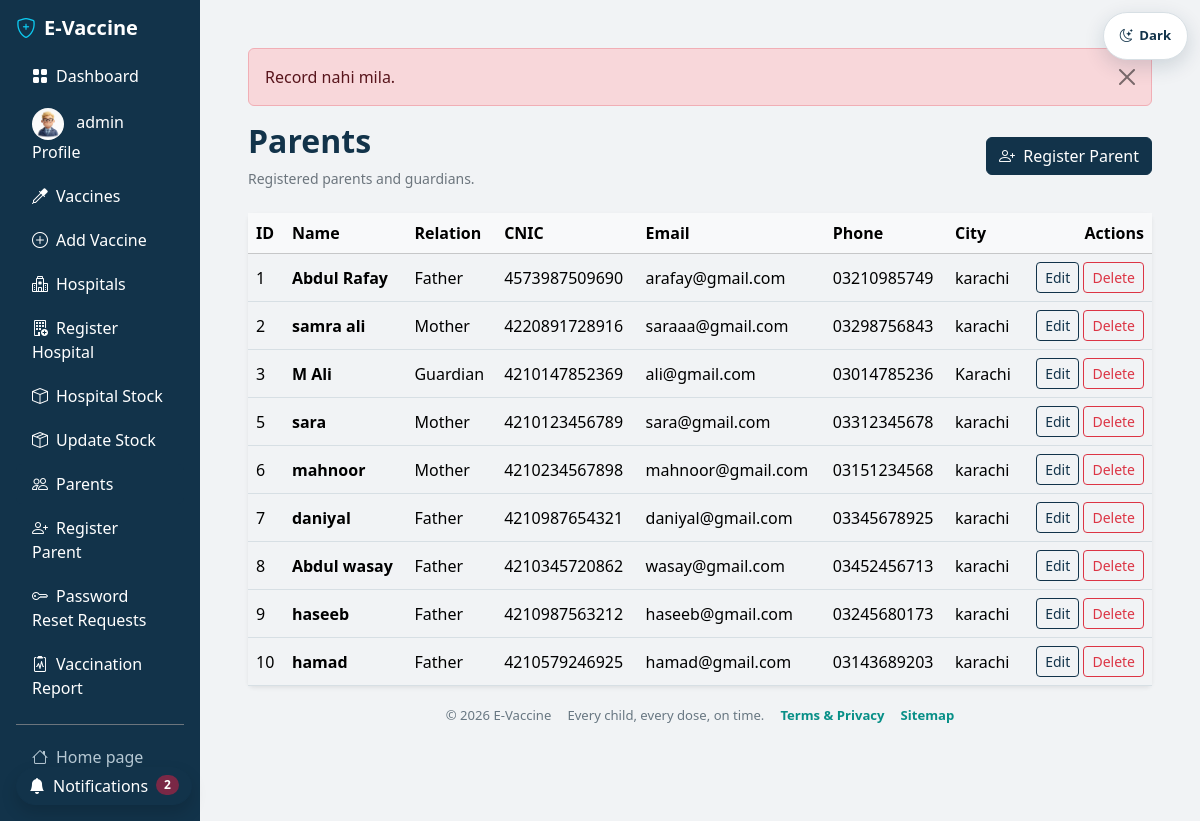
The app's page /admin/parentsUpdate.php?msg=notfound (signed in) with its own data.
### tables this page shows
CREATE TABLE `parents` (
  `id` int(11) NOT NULL,
  `name` varchar(100) NOT NULL,
  `Relation_with_child` varchar(50) NOT NULL,
  `Phone_no` varchar(15) NOT NULL,
  `email` varchar(100) NOT NULL,
  `CNIC` varchar(13) NOT NULL,
  `Hashed_password` varchar(255) NOT NULL,
  `City` varchar(50) NOT NULL,
  `address` text NOT NULL,
  `created_at` timestamp NOT NULL DEFAULT current_timestamp(),
  `profile_image` varchar(255) DEFAULT NULL
);

### config.php (called while the page is built, shortened)
<?php
function e($value) {
    return htmlspecialchars((string)$value, ENT_QUOTES, 'UTF-8');
}
?>

### admin/parentsUpdate.php (the view, shortened to what this page needs)
<?php
include 'auth.php';
$run = mysqli_query($connect, "SELECT * FROM parents ORDER BY id");
$active = 'parents';
include 'layout_top.php';
?>
<div class="d-flex justify-content-between align-items-center mb-4">
    <div>
        <h2 class="fw-bold">Parents</h2>
        <p class="text-secondary small mb-0">Registered parents and guardians.</p>
    </div>
    <a href="adminParentRegistration.php" class="btn btn-primary">
        <i class="bi bi-person-plus me-1"></i> Register Parent
    </a>
</div>
<div class="card border-0 shadow-sm">
    <div class="table-responsive">
        <table class="table table-hover align-middle mb-0">
            <thead class="table-light">
                <tr>
                    <th>ID</th>
                    <th>Name</th>
                    <th>Relation</th>
                    <th>CNIC</th>
                    <th>Email</th>
                    <th>Phone</th>
                    <th>City</th>
                    <th class="text-end">Actions</th>
                </tr>
            </thead>
            <tbody>
            <?php if (mysqli_num_rows($run) > 0) { ?>
                <?php while ($result = mysqli_fetch_assoc($run)) { ?>
                    <tr>
                        <td><?= (int)$result['id'] ?></td>
                        <td class="fw-semibold"><?= e($result['name']) ?></td>
                        <td><?= e(ucfirst($result['Relation_with_child'])) ?></td>
                        <td><?= e($result['CNIC']) ?></td>
                        <td><?= e($result['email']) ?></td>
                        <td><?= e($result['Phone_no']) ?></td>
                        <td><?= e($result['City']) ?></td>
                        <td class="text-end text-nowrap">
                            <a href="editParents.php?id=<?= (int)$result['id'] ?>" class="btn btn-sm btn-outline-primary">Edit</a>
                            <a href="deleteParents.php?id=<?= (int)$result['id'] ?>" class="btn btn-sm btn-outline-danger"
                               onclick="return confirm('Is parent ko delete karna hai? Unke bachon aur bookings ka record bhi delete ho jayega.');">Delete</a>
                        </td>
                    </tr>
                <?php } ?>
            <?php } else { ?>
                <tr><td colspan="8" class="text-center text-secondary py-4">Abhi koi parent register nahi hua.</td></tr>
            <?php } ?>
            </tbody>
        </table>
    </div>
</div>
<?php include 'layout_bottom.php'; ?>

### admin/sidebar.php (shortened to what this page needs)
<?php
require_once __DIR__ . '/../config.php';
$adminProfileImage = '';
$result = mysqli_query($connect, "SELECT profile_image FROM admin_accounts WHERE id = 1 LIMIT 1");
if ($result && $row = mysqli_fetch_assoc($result)) {
    if (!empty($row['profile_image'])) {
        $adminProfileImage = '../' . $row['profile_image'];
    }
}
?>
<aside class="admin-sidebar col-12 col-md-3 col-lg-2 bg-dark text-white p-3 d-flex flex-column">
    <div class="d-flex align-items-center justify-content-between mb-3">
        <h5 class="fw-bold mb-0">
            <i class="bi bi-shield-plus text-info me-2"></i>E-Vaccine
        </h5>
    </div>
    <div class="collapse d-md-flex flex-column flex-grow-1" id="adminSidebarMenu">
        <ul class="nav flex-column gap-1 flex-grow-1">
            <li class="nav-item">
                <a href="admin.php" class="nav-link text-white rounded <?= ($active == 'dashboard') ? 'active bg-primary' : '' ?>">
                    <i class="bi bi-grid-fill me-2"></i>Dashboard
                </a>
            </li>
            <li class="nav-item">
                <a href="profile.php" class="nav-link text-white rounded <?= ($active == 'profile') ? 'active bg-primary' : '' ?>">
                     <?php if (!empty($adminProfileImage)): ?>
                <img src="<?= $adminProfileImage ?>" class="rounded-circle me-2" width="32" height="32">
            <?php else: ?>
                <i class="bi bi-person-fill-gear text-primary me-2 fs-5"></i>
            <?php endif; ?>
           <?= $_SESSION['admin'] ?? 'Admin' ?> Profile
                </a>
            </li>
            <li class="nav-item">
                <a href="vaccines.php" class="nav-link text-white rounded <?= ($active == 'vaccines') ? 'active bg-primary' : '' ?>">
                    <i class="bi bi-eyedropper me-2"></i>Vaccines
                </a>
            </li>
            <li class="nav-item">
                <a href="adminvaccineadd.php" class="nav-link text-white rounded <?= ($active == 'vaccine_add') ? 'active bg-primary' : '' ?>">
                    <i class="bi bi-plus-circle me-2"></i>Add Vaccine
                </a>
            </li>
            <li class="nav-item">
                <a href="hospitalUpdate.php" class="nav-link text-white rounded <?= ($active == 'hospitals') ? 'active bg-primary' : '' ?>">
                    <i class="bi bi-hospital me-2"></i>Hospitals
                </a>
            </li>
            <li class="nav-item">
                <a href="admin-hospital_register.php" class="nav-link text-white rounded <?= ($active == 'hospital_add') ? 'active bg-primary' : '' ?>">
                    <i class="bi bi-building-add me-2"></i>Register Hospital
                </a>
            </li>
            <li class="nav-item">
                <a href="vaccine_stock_view.php" class="nav-link text-white rounded <?= ($active == 'stock_view') ? 'active bg-primary' : '' ?>">
                    <i class="bi bi-box me-2"></i>Hospital Stock
                </a>
            </li>
            <li class="nav-item">
                <a href="admin_vaccine_stock.php" class="nav-link text-white rounded <?= ($active == 'stock_update') ? 'active bg-primary' : '' ?>">
                    <i class="bi bi-box-seam me-2"></i>Update Stock
                </a>
            </li>
            <li class="nav-item">
                <a href="parentsUpdate.php" class="nav-link text-white rounded <?= ($active == 'parents') ? 'active bg-primary' : '' ?>">
                    <i class="bi bi-people me-2"></i>Parents
                </a>
            </li>
            <li class="nav-item">
                <a href="adminParentRegistration.php" class="nav-link text-white rounded <?= ($active == 'parent_add') ? 'active bg-primary' : '' ?>">
                    <i class="bi bi-person-plus me-2"></i>Register Parent
                </a>
            </li>
            <li class="nav-item">
                <a href="password-reset-requests.php" class="nav-link text-white rounded <?= ($active == 'password_resets') ? 'active bg-primary' : '' ?>">
                    <i class="bi bi-key me-2"></i>Password Reset Requests
                </a>
            </li>
            <li class="nav-item">
                <a href="vaccination_report.php" class="nav-link text-white rounded <?= ($active == 'vaccination_report') ? 'active bg-primary' : '' ?>">
                    <i class="bi bi-clipboard2-pulse me-2"></i>Vaccination Report
                </a>
            </li>
        </ul>
        <div class="border-top border-secondary pt-3 mt-3">
            <a href="../index.php" class="nav-link text-secondary px-3 py-1">
                <i class="bi bi-house me-2"></i>Home page
            </a>
            <a href="admin_logout.php" class="nav-link text-danger px-3 py-1">
            </a>
        </div>
    </div>
</aside>

### includes/theme.css (style rules this page uses)
:root { --evax-navy: #12334a; --evax-teal: #078f87; --evax-wine: #7a2846; --evax-light-grey: #f1f3f5; --evax-white: #ffffff; --evax-muted: #687782; --evax-border: #d7dfe4; --bs-primary: var(--evax-navy); --bs-primary-rgb: 18, 51, 74; --bs-success: var(--evax-teal); --bs-success-rgb: 7, 143, 135; --bs-danger: var(--evax-wine); --bs-danger-rgb: 122, 40, 70; --bs-body-bg: var(--evax-light-grey); --bs-body-color: var(--evax-navy); --bs-secondary-color: var(--evax-muted); --bs-border-color: var(--evax-border); --bs-link-color: var(--evax-teal); --bs-link-hover-color: var(--evax-wine); }
* { scrollbar-color: var(--evax-muted) var(--evax-light-grey); }
body { background-color: var(--evax-light-grey) !important; color: var(--bs-body-color) !important; font-family: "Segoe UI", Arial, sans-serif !important; }
html { background-color: var(--evax-light-grey); }
.bg-dark .text-secondary, .bg-dark .nav-link.text-secondary { color: #b6c8d3 !important; }
.bg-light, .bg-body-tertiary { background-color: var(--evax-light-grey) !important; }
.bg-white, .card, .surface-card, form.bg-white, .report-sheet, .portal-card, .overview-box, .dashboard-card { color: var(--bs-body-color); background-color: var(--evax-white) !important; }
.navbar.bg-primary, .navbar-dark.bg-primary, .sidebar, .admin-sidebar, .bg-dark { background-color: #12334a !important; }
.btn-primary { --bs-btn-bg: #12334a; --bs-btn-border-color: #12334a; --bs-btn-hover-bg: #0c2639; --bs-btn-hover-border-color: #0c2639; --bs-btn-active-bg: #0c2639; --bs-btn-active-border-color: #0c2639; --bs-btn-disabled-bg: #12334a; --bs-btn-disabled-border-color: #12334a; }
.btn-outline-primary { --bs-btn-color: #12334a; --bs-btn-border-color: #12334a; --bs-btn-hover-bg: #12334a; --bs-btn-hover-border-color: #12334a; --bs-btn-active-bg: #12334a; --bs-btn-active-border-color: #12334a; }
.text-danger { color: #7a2846 !important; }
.bg-primary { background-color: #12334a !important; }
.card, .surface-card, .report-sheet, .portal-card, .overview-box, .dashboard-card { border-color: var(--evax-border) !important; }

### admin/layout_top.php (style rules this page uses)
@media (min-width: 768px) { .admin-sidebar { min-height: 100vh; } }

### records on screen
parents: id "1", name "Abdul Rafay", Relation_with_child "Father", CNIC "4573987509690", email "arafay@gmail.com", Phone_no "03210985749", City "karachi"
parents: id "2", name "samra ali", Relation_with_child "Mother", CNIC "4220891728916", email "saraaa@gmail.com", Phone_no "03298756843", City "karachi"
parents: id "3", name "M Ali", Relation_with_child "Guardian", CNIC "4210147852369", email "ali@gmail.com", Phone_no "03014785236", City "Karachi"
parents: id "5", name "sara", Relation_with_child "Mother", CNIC "4210123456789", email "sara@gmail.com", Phone_no "03312345678", City "karachi"
parents: id "6", name "mahnoor", Relation_with_child "Mother", CNIC "4210234567898", email "mahnoor@gmail.com", Phone_no "03151234568", City "karachi"
parents: id "7", name "daniyal", Relation_with_child "Father", CNIC "4210987654321", email "daniyal@gmail.com", Phone_no "03345678925", City "karachi"
parents: id "8", name "Abdul wasay", Relation_with_child "Father", CNIC "4210345720862", email "wasay@gmail.com", Phone_no "03452456713", City "karachi"
parents: id "9", name "haseeb", Relation_with_child "Father", CNIC "4210987563212", email "haseeb@gmail.com", Phone_no "03245680173", City "karachi"
parents: id "10", name "hamad", Relation_with_child "Father", CNIC "4210579246925", email "hamad@gmail.com", Phone_no "03143689203", City "karachi"

### other values on screen
$_SESSION['admin'] "admin"
$alert[1] "Record nahi mila."
$unreadCount "2"
